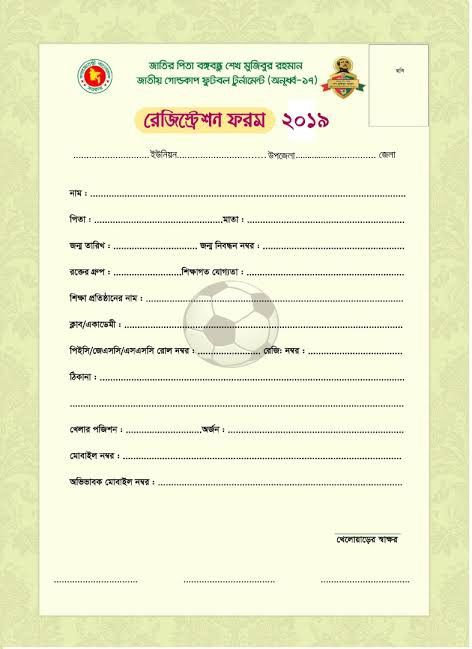
#> input picture AICA-L2-B80-Kamal-Pahuja/Sample Forms/Foot ball tournament Bengal.jpg, 472 x 649 px
$ python -i ocr.py   (imports and definitions only)
#> lines starting #> are read from the running program, lines starting #| are printed output that depends on the picture
"""OCR back-ends (all offline by default).

Order of preference (auto):
  1. RapidOCR — PaddleOCR PP-OCRv4 models on ONNX Runtime (pip-installable, bundled models)
  2. Tesseract — if the tesseract executable is installed
  3. Local vision LLM via Ollama (e.g. llama3.2-vision, qwen2.5vl, gemma3) — slow but works on any CPU/ARM64
  4. Claude vision — only when cloud AI is allowed for the entity AND confirmed for the document
Each back-end returns OCR lines: {"text", "conf", "bbox": [x0, y0, x1, y1] in pixel coords}.
"""
from __future__ import annotations

import base64
import io
import shutil
import subprocess
import tempfile
from dataclasses import dataclass
from functools import lru_cache
from typing import Optional

from PIL import Image


@dataclass
class OcrLine:
    text: str
    conf: float
    bbox: tuple[float, float, float, float]


@lru_cache(maxsize=1)
def _rapid():
    try:
        from rapidocr_onnxruntime import RapidOCR  # type: ignore
        return RapidOCR()
    except Exception:
        return None


def rapidocr_available() -> bool:
    try:
        import rapidocr_onnxruntime  # noqa: F401  type: ignore
        return True
    except Exception:
        return False


# [12 lines left out: function tesseract_path, not called in this run]


def ocr_rapid(img: Image.Image) -> list[OcrLine]:
    import numpy as np  # type: ignore
    eng = _rapid()
    if eng is None:
        raise RuntimeError("RapidOCR not available")
    arr = np.array(img.convert("RGB"))[:, :, ::-1]
    try:
        # word-box mode makes RapidOCR re-insert inter-word spaces for Latin text (CTC gap analysis)
        result, _ = eng(arr, return_word_box=True)
    except TypeError:  # older versions
        result, _ = eng(arr)
    out = []
    for item in result or []:
        box, text, score = item[0], item[1], item[2]
        xs = [p[0] for p in box]
        ys = [p[1] for p in box]
        out.append(OcrLine(text, float(score), (min(xs), min(ys), max(xs), max(ys))))
    return out


# [61 lines left out: functions ocr_tesseract, ocr_vision_llm, lines_to_text, available_engines, not called in this run]


def run_ocr(img: Image.Image, preferred: str = "auto", llm=None) -> tuple[list[OcrLine], str]:
    order = ["rapidocr", "tesseract", "vision-llm"] if preferred == "auto" else [preferred]
    errors = []
    for eng in order:
        try:
            if eng == "rapidocr" and rapidocr_available():
                return ocr_rapid(img), "RapidOCR (PP-OCRv4, ONNX Runtime)"
            if eng == "tesseract" and tesseract_path():
                return ocr_tesseract(img), "Tesseract OCR"
            if eng == "vision-llm" and llm is not None and getattr(llm, "vision_model", None):
                return ocr_vision_llm(img, llm), f"Vision LLM ({llm.vision_model})"
        except Exception as exc:  # pragma: no cover - depends on local install
            errors.append(f"{eng}: {exc}")
    raise RuntimeError("No OCR engine available for scanned pages. " + "; ".join(errors) +
                       " Install RapidOCR (x64 Python), Tesseract, or configure a local vision model.")

>>> import cv2
>>> picture = cv2.imread('../../../AICA-L2-B80-Kamal-Pahuja/Sample Forms/Foot ball tournament Bengal.jpg', cv2.IMREAD_GRAYSCALE)
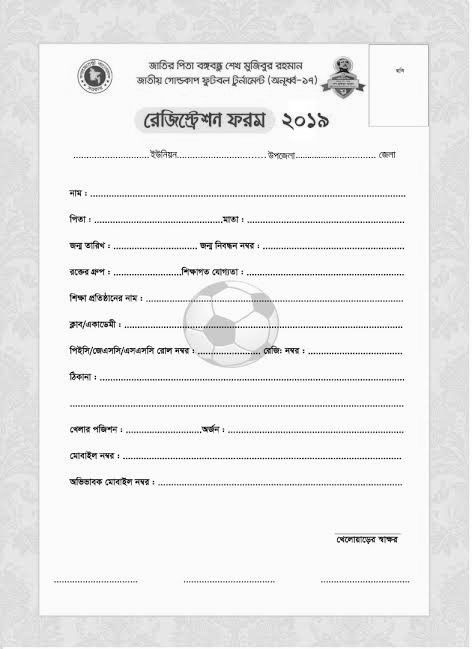
#> picture: shape (649, 472); min 0, max 255, mean 237
>>> result = run_ocr(picture)
#> after the loop in run_ocr, `for eng in order:`: errors = []
#> (the run stopped early here; a loop or call above may not have finished)
